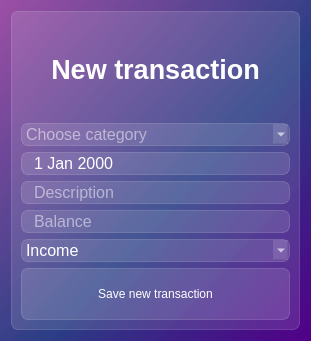
<?xml version="1.0" encoding="UTF-8"?>
<ui version="4.0">
 <class>Dialog</class>
 <widget class="QDialog" name="Dialog">
  <property name="geometry">
   <rect>
    <x>0</x>
    <y>0</y>
    <width>311</width>
    <height>341</height>
   </rect>
  </property>
  <property name="windowTitle">
   <string>Dialog</string>
  </property>
  <property name="styleSheet">
   <string notr="true">background-color: qlineargradient(spread:pad, x1:1, y1:1, x2:0, y2:0, stop:0 rgba(81, 0, 135, 255), stop:0.427447 rgba(41, 61, 132, 235), stop:1 rgba(155, 79, 165, 255));

font: 900 9pt &quot;Segoe UI Black&quot;;</string>
  </property>
  <layout class="QVBoxLayout" name="verticalLayout_2">
   <item>
    <widget class="QFrame" name="frame">
     <property name="styleSheet">
      <string notr="true">background-color: rgba(255, 255, 255, 30);
border: 1px solid rgba(255, 255, 255, 40);
border-radius: 7px;</string>
     </property>
     <property name="frameShape">
      <enum>QFrame::Shape::StyledPanel</enum>
     </property>
     <property name="frameShadow">
      <enum>QFrame::Shadow::Raised</enum>
     </property>
     <layout class="QVBoxLayout" name="verticalLayout">
      <item>
       <widget class="QLabel" name="lbl_new_transaction">
        <property name="styleSheet">
         <string notr="true">color: white;
font-weight: bold;
font-size: 20pt;
background-color: none;
border: none;</string>
        </property>
        <property name="text">
         <string>New transaction</string>
        </property>
        <property name="alignment">
         <set>Qt::AlignmentFlag::AlignCenter</set>
        </property>
       </widget>
      </item>
      <item>
       <widget class="QComboBox" name="cb_category">
        <property name="styleSheet">
         <string notr="true">QComboBox {
Font-size: 16px;
color: white;
}

QComboBox:item {
color: black;
}</string>
        </property>
        <property name="currentIndex">
         <number>-1</number>
        </property>
        <property name="placeholderText">
         <string>Choose category</string>
        </property>
        <item>
         <property name="text">
          <string>Groceries</string>
         </property>
        </item>
        <item>
         <property name="text">
          <string>Entertainment</string>
         </property>
        </item>
        <item>
         <property name="text">
          <string>Auto</string>
         </property>
        </item>
        <item>
         <property name="text">
          <string>Other</string>
         </property>
        </item>
        <item>
         <property name="text">
          <string>Work</string>
         </property>
        </item>
       </widget>
      </item>
      <item>
       <widget class="QDateEdit" name="data">
        <property name="styleSheet">
         <string notr="true">font-size: 16px;
color: white;
padding-left: 10px;</string>
        </property>
        <property name="buttonSymbols">
         <enum>QAbstractSpinBox::ButtonSymbols::NoButtons</enum>
        </property>
       </widget>
      </item>
      <item>
       <widget class="QLineEdit" name="le_description">
        <property name="styleSheet">
         <string notr="true">font-size: 16px;
color: white;
padding-left: 10px;</string>
        </property>
        <property name="placeholderText">
         <string>Description</string>
        </property>
       </widget>
      </item>
      <item>
       <widget class="QLineEdit" name="le_balance">
        <property name="styleSheet">
         <string notr="true">font-size: 16px;
color: white;
padding-left: 10px;</string>
        </property>
        <property name="placeholderText">
         <string>Balance</string>
        </property>
       </widget>
      </item>
      <item>
       <widget class="QComboBox" name="comboBox_2">
        <property name="styleSheet">
         <string notr="true">QComboBox {
Font-size: 16px;
color: white;
}

QComboBox:item {
color: black;
}</string>
        </property>
        <item>
         <property name="text">
          <string>Income</string>
         </property>
        </item>
        <item>
         <property name="text">
          <string>Outcome</string>
         </property>
        </item>
       </widget>
      </item>
      <item>
       <widget class="QPushButton" name="btn_new_transaction">
        <property name="styleSheet">
         <string notr="true">QPushButton {
color: white;
background-color: rgba(255, 255, 255, 30);
border: 1px solid rgba(255, 255, 255, 40);
border-radius: 7px;
width: 230px;
height: 50px;
}

QPushButton:hover {
background-color: rgba(255, 255, 255, 40);
}

QPushButton:pressed {
background-color: rgba(255, 255, 255, 70);
}</string>
        </property>
        <property name="text">
         <string>Save new transaction</string>
        </property>
        <property name="icon">
         <iconset resource="res-rc.qrc">
          <normaloff>:/icon/Icon/post_add_white_24dp.svg</normaloff>:/icon/Icon/post_add_white_24dp.svg</iconset>
        </property>
        <property name="iconSize">
         <size>
          <width>24</width>
          <height>24</height>
         </size>
        </property>
       </widget>
      </item>
     </layout>
    </widget>
   </item>
  </layout>
 </widget>
 <resources>
  <include location="res_new_window_rc.qrc"/>
 </resources>
 <connections/>
</ui>
